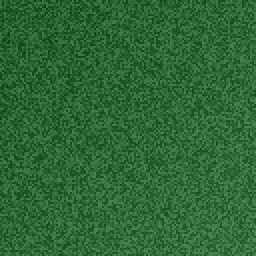
#> input picture data/bigearthnet/images/S2A_MSIL2A_20170717T113321_01.png, 128 x 128 px, found by its file name (shown 2 times larger)
$ python change_detection_tool.py --before ../data/bigearthnet/images/S2A_MSIL2A_20170717T113321_01.png --after ../data/bigearthnet/images/S2A_MSIL2A_20170717T113321_02.png
#> lines starting #> are read from the running program, lines starting #| are printed output that depends on the picture
### models/inference.py
"""
models/inference.py
===================
Standardized inference module for SatQuery AI.

Exposes ONE primary clean function:
    answer_question(image_path: str, question: str) -> str

Loads the fine-tuned LoRA model weights from models/checkpoints/blip_rs_lora
(falling back to Salesforce/blip-vqa-base if unadapted). Caches model and processor
in memory for fast, low-latency repeated queries across agent and API workflows.
"""

import os
import sys
from pathlib import Path
from typing import Optional
from PIL import Image
import torch

# Ensure project root is in sys.path
PROJECT_ROOT = Path(__file__).resolve().parent.parent
if str(PROJECT_ROOT) not in sys.path:
    sys.path.insert(0, str(PROJECT_ROOT))

# Global caches for lazy loading
_CACHED_MODEL = None
_CACHED_PROCESSOR = None
_CACHED_DEVICE = None
_CHECKPOINT_DIR = PROJECT_ROOT / "models" / "checkpoints" / "blip_rs_lora"
_BASE_MODEL_NAME = "Salesforce/blip-vqa-base"


def _get_device() -> torch.device:
    """Selects CUDA GPU if available, else CPU."""
    return torch.device("cuda" if torch.cuda.is_available() else "cpu")


def _load_model_and_processor():
    """
    Lazy loader for the vision-language model and processor.
    Loads the LoRA adapted checkpoint if present; otherwise loads the base model.
    """
    global _CACHED_MODEL, _CACHED_PROCESSOR, _CACHED_DEVICE

    if _CACHED_MODEL is not None and _CACHED_PROCESSOR is not None:
        return _CACHED_MODEL, _CACHED_PROCESSOR, _CACHED_DEVICE

    from transformers import BlipProcessor, BlipForQuestionAnswering
    from peft import PeftModel

    _CACHED_DEVICE = _get_device()
    print(f"[*] Initializing VLM on device: {_CACHED_DEVICE}...")

    # Load processor
    if (_CHECKPOINT_DIR / "preprocessor_config.json").is_file():
        processor = BlipProcessor.from_pretrained(str(_CHECKPOINT_DIR))
    else:
        processor = BlipProcessor.from_pretrained(_BASE_MODEL_NAME)

    # Load base model
    base_model = BlipForQuestionAnswering.from_pretrained(_BASE_MODEL_NAME)

    # Load adapted LoRA weights if checkpoint exists
    adapter_weights = _CHECKPOINT_DIR / "adapter_model.safetensors"
    adapter_bin = _CHECKPOINT_DIR / "adapter_model.bin"
    if adapter_weights.is_file() or adapter_bin.is_file():
        print(f"[+] Loading adapted remote sensing LoRA weights from {_CHECKPOINT_DIR}...")
        model = PeftModel.from_pretrained(base_model, str(_CHECKPOINT_DIR))
    else:
        print(f"[!] Warning: No LoRA checkpoint found at {_CHECKPOINT_DIR}. Using base model {_BASE_MODEL_NAME}.")
        model = base_model

    model.to(_CACHED_DEVICE)
    model.eval()

    _CACHED_MODEL = model
    _CACHED_PROCESSOR = processor
    return _CACHED_MODEL, _CACHED_PROCESSOR, _CACHED_DEVICE


def answer_question(image_path: str, question: str) -> str:
    """
    Answers a natural language query regarding a remote sensing satellite image.

    Args:
        image_path (str): Absolute or relative path to the image file (.png, .jpg, .tif).
        question (str): Query prompt regarding the image content, land cover, or scene.

    Returns:
        str: Concise natural language text answer generated by the adapted VLM.
    """
    resolved_path = Path(image_path)
    if not resolved_path.is_absolute():
        resolved_path = (PROJECT_ROOT / resolved_path).resolve()

    if not resolved_path.is_file():
        return f"Error: Image file not found at '{image_path}'"

    try:
        image = Image.open(resolved_path).convert("RGB")
    except Exception as e:
        return f"Error opening image file '{image_path}': {e}"

    try:
        model, processor, device = _load_model_and_processor()

        # Tokenize and encode multimodal inputs
        inputs = processor(
            images=image,
            text=question,
            return_tensors="pt",
        ).to(device)

        # Autoregressive generation
        with torch.no_grad():
            output_ids = model.generate(
                **inputs,
                max_new_tokens=50,
                num_beams=3,
                early_stopping=True,
            )

        # Decode answer tokens
        answer = processor.decode(output_ids[0], skip_special_tokens=True).strip()
        return answer if answer else "No discernible feature detected."

    except Exception as e:
        return f"Inference error: {str(e)}"


# [11 lines that do not run on import are left out]

### backend/change_detection_tool.py
"""
backend/change_detection_tool.py
================================
Bi-temporal change detection and multitemporal Visual Question Answering (VQA)
tool for SatQuery AI.

Provides:
    run_change_detection(
        image_path_before: str,
        image_path_after: str,
        question: Optional[str] = None
    ) -> dict

Design & Architectural Approach:
---------------------------------
Because M2's adapted Vision-Language Model (Salesforce/blip-vqa-base with LoRA)
is a single-image encoder-decoder model, direct multi-image input is not natively
supported in a single forward pass.

This tool implements a multi-stage comparative analysis pipeline:
1. Radiometric & Structural Change Metric: Evaluates mean absolute pixel difference
   and channel variance between T1 (before) and T2 (after) using NumPy / PIL.
2. Temporal Semantic Inspection: Queries M2's adapted VLM (answer_question) on both
   T1 and T2 images with targeted land cover and feature prompts.
3. Cross-Temporal Synthesis:
   - If a specific question is provided (Change VQA): Evaluates the question across
     both temporal states and synthesizes a direct comparative answer.
   - If no question is provided (General Change Detection): Generates a natural language
     description detailing the transition from Time 1 to Time 2 and flags whether
     meaningful physical change occurred.

Returns:
    {
        "task": "change_detection",
        "description": "...",
        "change_detected": true/false,
        "confidence": 0.0-1.0,
        "before_path": "...",
        "after_path": "..."
    }
"""

import sys
from pathlib import Path
from typing import Dict, Any, Optional, Tuple
import numpy as np
from PIL import Image

# Ensure project root is in sys.path
PROJECT_ROOT = Path(__file__).resolve().parent.parent
if str(PROJECT_ROOT) not in sys.path:
    sys.path.insert(0, str(PROJECT_ROOT))

from models.inference import answer_question


def compute_pixel_change_metric(path_before: Path, path_after: Path) -> Tuple[float, bool]:
    """
    Computes normalized mean absolute pixel difference between two co-registered images.

    Returns:
        (diff_score, is_visually_altered):
            - diff_score (float): Normalized pixel difference in [0.0, 1.0].
            - is_visually_altered (bool): True if difference exceeds change threshold.
    """
    try:
        im1 = Image.open(path_before).convert("RGB")
#> im1 is the input picture: PIL image 128x128 RGB; mean R, G, B 44.5, 104.5, 54.5
        im2 = Image.open(path_after).convert("RGB")
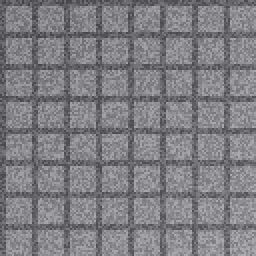
#> input picture data/bigearthnet/images/S2A_MSIL2A_20170717T113321_02.png, 128 x 128 px, found by its file name (shown 2 times larger)
#> im2 is the input picture: PIL image 128x128 RGB; mean R, G, B 125.8, 125.8, 130.8

        # Resize if dimensions slightly differ
        if im1.size != im2.size:
            im2 = im2.resize(im1.size, Image.Resampling.BILINEAR)

        arr1 = np.array(im1, dtype=np.float32) / 255.0
        arr2 = np.array(im2, dtype=np.float32) / 255.0

        abs_diff = np.abs(arr1 - arr2)
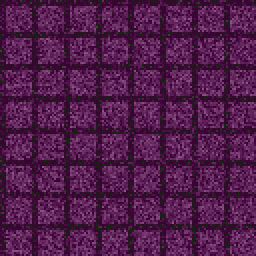
#> abs_diff: shape (128, 128, 3) float32 (shown 2 times larger); mean R, G, B 0.319, 0.114, 0.299
        mean_diff = float(np.mean(abs_diff))
#> mean_diff = 0.244

        # Threshold: ~0.04 represents noticeable land cover or structural alterations
        # while absorbing minor sensor illumination or compression noise
        is_altered = mean_diff > 0.04
#> is_altered = True
        return round(mean_diff, 4), is_altered
    except Exception:
        return 0.0, False


# [42 lines left out: function calculate_change_confidence, not called in this run]


def run_change_detection(
    image_path_before: str,
    image_path_after: str,
    question: Optional[str] = None
) -> Dict[str, Any]:
    """
    Executes bi-temporal change detection or change-based VQA on an image pair.

    Args:
        image_path_before (str): Filesystem path to the pre-change (Time 1) image.
        image_path_after (str): Filesystem path to the post-change (Time 2) image.
        question (str, optional): Specific question inquiring what changed between
            the two passes. If None, produces a comprehensive change description.

    Returns:
        dict: Standardized payload conforming to pipeline specifications:
            - task (str): "change_detection"
            - description (str): Natural language summary of alterations or QA answer.
            - change_detected (bool): Boolean flag indicating presence of change.
            - confidence (float): Heuristic confidence metric in range [0.0, 1.0].
            - before_path (str): Preserved before image path.
            - after_path (str): Preserved after image path.
    """
    # 1. Resolve paths
    p_before = Path(image_path_before)
    if not p_before.is_absolute():
        p_before = (PROJECT_ROOT / p_before).resolve()

    p_after = Path(image_path_after)
    if not p_after.is_absolute():
        p_after = (PROJECT_ROOT / p_after).resolve()

    # Validation
    if not p_before.is_file():
        return {
            "task": "change_detection",
            "description": f"Error: Pre-change image file not found at '{image_path_before}'",
            "change_detected": False,
            "confidence": 0.0,
            "before_path": str(image_path_before),
            "after_path": str(image_path_after),
        }

    if not p_after.is_file():
        return {
            "task": "change_detection",
            "description": f"Error: Post-change image file not found at '{image_path_after}'",
            "change_detected": False,
            "confidence": 0.0,
            "before_path": str(image_path_before),
            "after_path": str(image_path_after),
        }

    # 2. Visual radiometric difference metric
    pixel_diff, is_visually_altered = compute_pixel_change_metric(p_before, p_after)
#> pixel_diff = 0.244; is_visually_altered = True

    # Check for identical files
    if p_before == p_after or pixel_diff == 0.0:
        desc = "No change detected between Time 1 and Time 2. Both observations are identical."
        if question:
            desc = f"No change detected. In response to '{question}': Both images depict the exact same scene with zero observable alterations."
        return {
            "task": "change_detection",
            "description": desc,
            "change_detected": False,
            "confidence": 0.98,
            "before_path": str(image_path_before),
            "after_path": str(image_path_after),
        }

    # 3. Model inference on both images
    # Query land cover / dominant features for T1 and T2
    lc_prompt = "What land cover or surface features are visible in this satellite image?"
    t1_landcover = answer_question(str(p_before), lc_prompt)
    t2_landcover = answer_question(str(p_after), lc_prompt)

    # Check for errors in model output
    if t1_landcover.startswith("Error:") or t1_landcover.startswith("Inference error:"):
        return {
            "task": "change_detection",
            "description": f"Error querying pre-change image: {t1_landcover}",
            "change_detected": False,
            "confidence": 0.0,
            "before_path": str(image_path_before),
            "after_path": str(image_path_after),
        }

    if t2_landcover.startswith("Error:") or t2_landcover.startswith("Inference error:"):
        return {
            "task": "change_detection",
            "description": f"Error querying post-change image: {t2_landcover}",
            "change_detected": False,
            "confidence": 0.0,
            "before_path": str(image_path_before),
            "after_path": str(image_path_after),
        }

    # Clean outputs
    t1_clean = t1_landcover.strip().rstrip(".")
    t2_clean = t2_landcover.strip().rstrip(".")

    # Evaluate semantic change
    semantic_changed = (t1_clean.lower() != t2_clean.lower())
    change_detected = bool(semantic_changed or is_visually_altered)

    # 4. Formulate output depending on whether a question was asked
    if question and question.strip():
        q_clean = question.strip()
        # Query both images with the user's question to evaluate temporal transition
        q_t1 = answer_question(str(p_before), q_clean)
        q_t2 = answer_question(str(p_after), q_clean)

        if not change_detected:
            description = (
                f"No significant change detected between passes. In Time 1, the scene showed {t1_clean}, "
                f"and in Time 2 it remains {t2_clean}. Regarding the query: {q_t2}."
            )
        else:
            # Build synthesized comparative answer
            if q_t1.lower() == q_t2.lower() and not semantic_changed:
                description = (
                    f"Visual alteration was detected (pixel variance: {pixel_diff:.3f}). "
                    f"Both passes primarily show {t1_clean}, with query assessment: {q_t2}."
                )
            else:
                description = (
                    f"Change detected: Prior observation (Time 1) depicted {t1_clean} ({q_t1}), "
                    f"whereas subsequent observation (Time 2) depicts {t2_clean} ({q_t2})."
                )
    else:
        # General change description
        if not change_detected:
            description = (
                f"No significant land cover change detected between Time 1 and Time 2. "
                f"Both observations consistently depict {t1_clean}."
            )
        else:
            if semantic_changed:
                description = (
                    f"Significant land cover change detected: Time 1 depicted {t1_clean}, "
                    f"which transitioned to {t2_clean} at Time 2."
                )
            else:
                description = (
                    f"Surface alteration detected: While primary land cover category remains {t1_clean}, "
                    f"structural and textural variance (metric: {pixel_diff:.3f}) indicates localized activity between passes."
                )

    confidence = calculate_change_confidence(
        description=description,
        raw_before=t1_landcover,
        raw_after=t2_landcover,
        change_detected=change_detected,
        pixel_diff=pixel_diff
    )

    return {
        "task": "change_detection",
        "description": description,
        "change_detected": change_detected,
        "confidence": confidence,
        "before_path": str(image_path_before),
        "after_path": str(image_path_after),
    }


if __name__ == "__main__":
    import argparse
    parser = argparse.ArgumentParser(description="SatQuery AI - Bi-Temporal Change Detection Tool")
    parser.add_argument("--before", type=str, required=True, help="Path to pre-change (T1) image")
    parser.add_argument("--after", type=str, required=True, help="Path to post-change (T2) image")
    parser.add_argument("--question", type=str, default=None, help="Optional change question")
    args = parser.parse_args()

#> (the run stopped early here; a loop or call above may not have finished)
